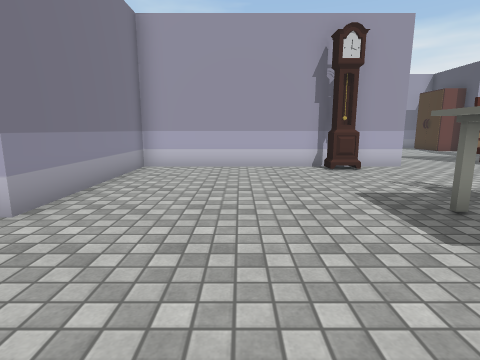
[1] (above)

16 first-person views from a walk through a 3-D level made in the Unity game engine. The camera is 1.2 m above the floor, tilts 10° down and sees 80° across. The floor is counted in squares, 1 m on a side. Each view is taken from the middle of a square. On the plan, view 1 faces up. The plan holds only what a view shows up to about 13 squares ahead; the rest is blank. The place goes on beyond the plan. The player is left out. Some animated figures are left out. Some surface patterns are stand-ins.

[2]
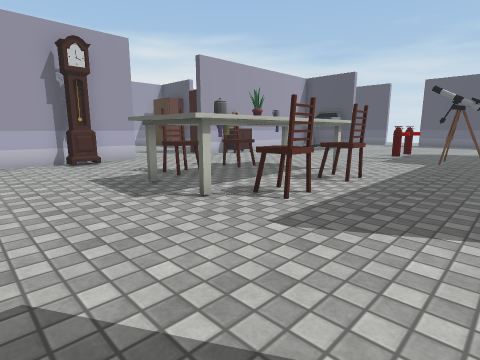

[3]
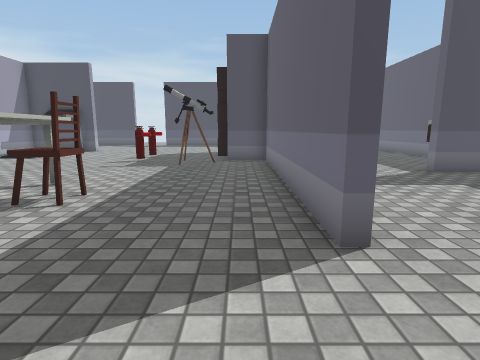

[4]
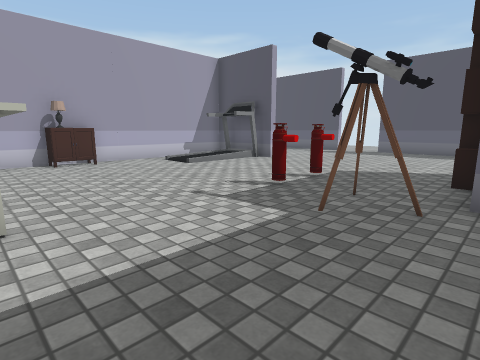

[5]
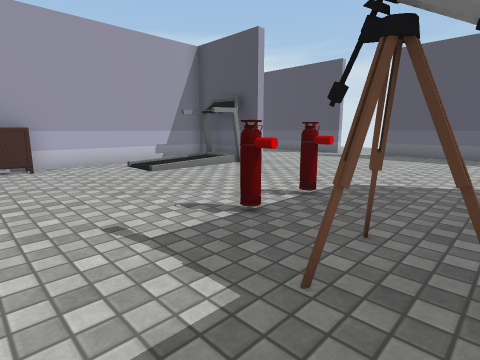

[6]
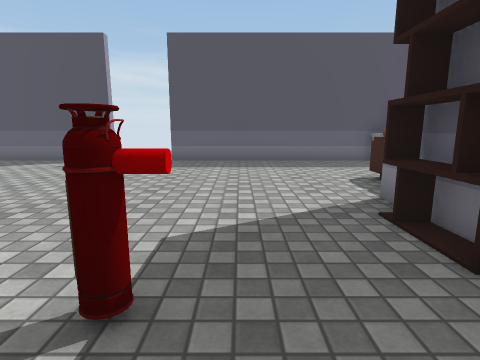

[7]
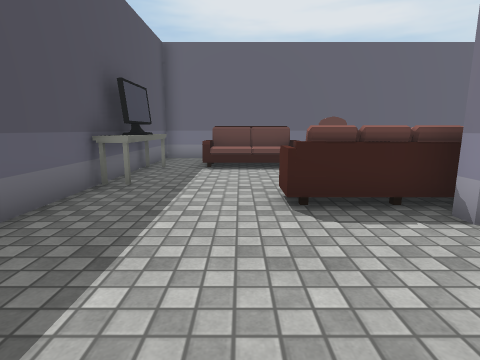

[8]
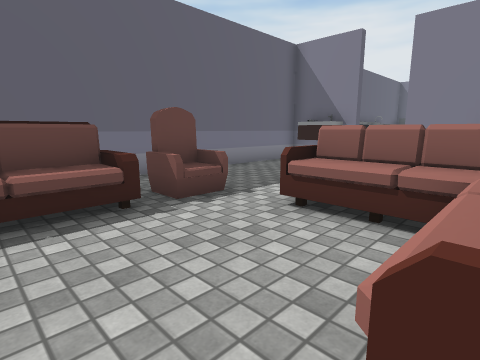

[9]
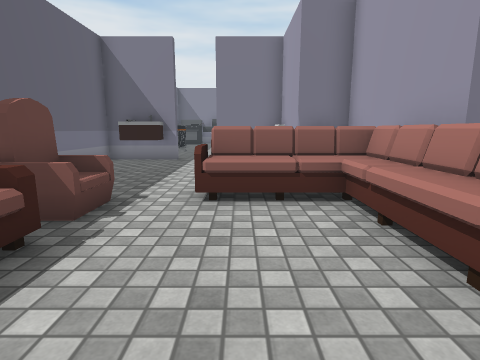

[10]
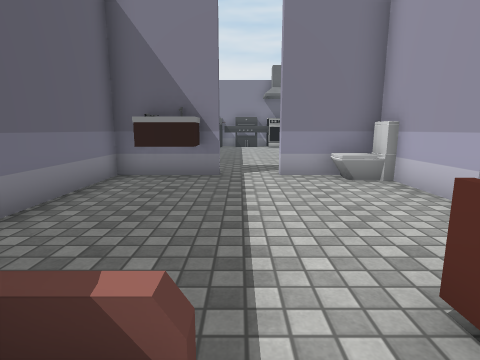

[11]
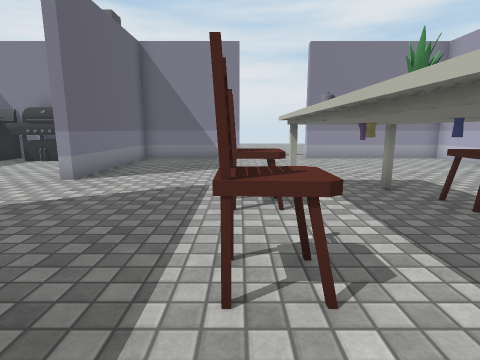

[12]
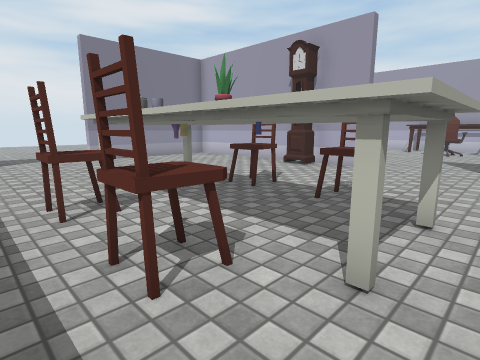

[13]
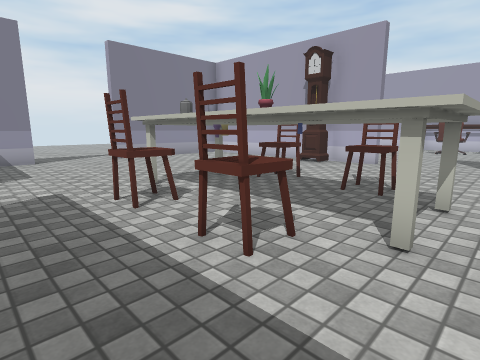

[14]
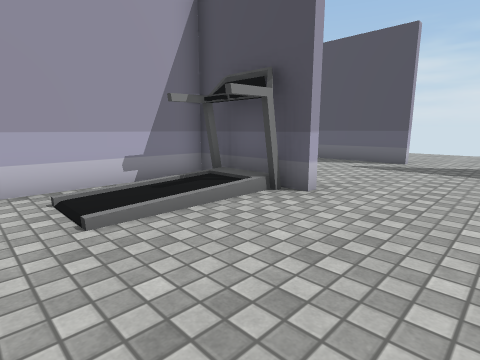

[15]
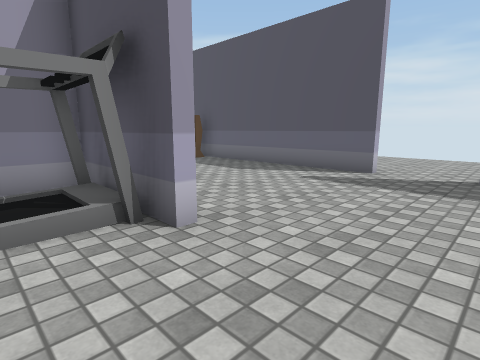

[16]
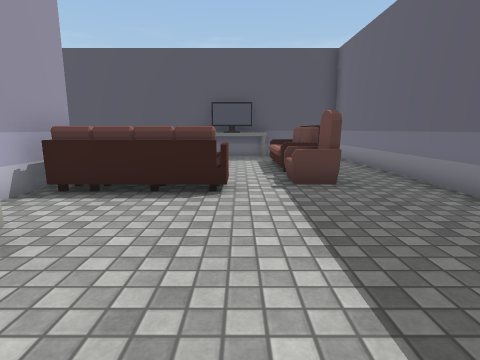

### Floor plan
Key: @ floor where view 1 was taken; # wall or solid block; . main floor; : floor 0.25 m higher than the main floor; / step, stairs or slope; O other object.
Columns run from 6 left of view 1 to 29 right of it. Each row starts with its distance up from view 1.
  9    ######O##...#OO####### ....#
  8    #................/  O#.....#
  7    #................/::O#.....#  ...
  6    #....................#.....#.....
  5    #......OO.O......................
  4   .#.....OOOOOO.....................
  3  ........OOOOOO...............#
  2 .........OOOOOO....O.O........#
  1 ..........OO.O................#
  0    #..@...........OO..........#
 -1    #..............O..OOO......#
 -2    #...............######OO...#
 -3    ######..#########O.OOOOO...#
 -4    OO  .......  #O....OO.....O#
 -5     O....  .....#O....OO.....O#
 -6    OO...   ............O.....OO
 -7    OO..    ..............OOOOOO
 -8    #O        ...#O.....OOOOOO.#
 -9    OO           #O.........  .#
-10     O           ###############

Where each view was taken, in squares from view 1:
view 1: 0 up, 0 right, facing up
view 2: 2 down, 0 right, facing up-right
view 3: 2 down, 2 right, facing right
view 4: 2 down, 8 right, facing up-right
view 5: 1 down, 10 right, facing up-right
view 6: 1 up, 13 right, facing right
view 7: 2 up, 21 right, facing down
view 8: 3 down, 21 right, facing down-left
view 9: 5 down, 22 right, facing left
view 10: 7 down, 18 right, facing left
view 11: 1 up, 9 right, facing left
view 12: 0 up, 9 right, facing up-left
view 13: 1 down, 9 right, facing up-left
view 14: 3 up, 13 right, facing up-right
view 15: 3 up, 16 right, facing up-right
view 16: 6 down, 11 right, facing right
